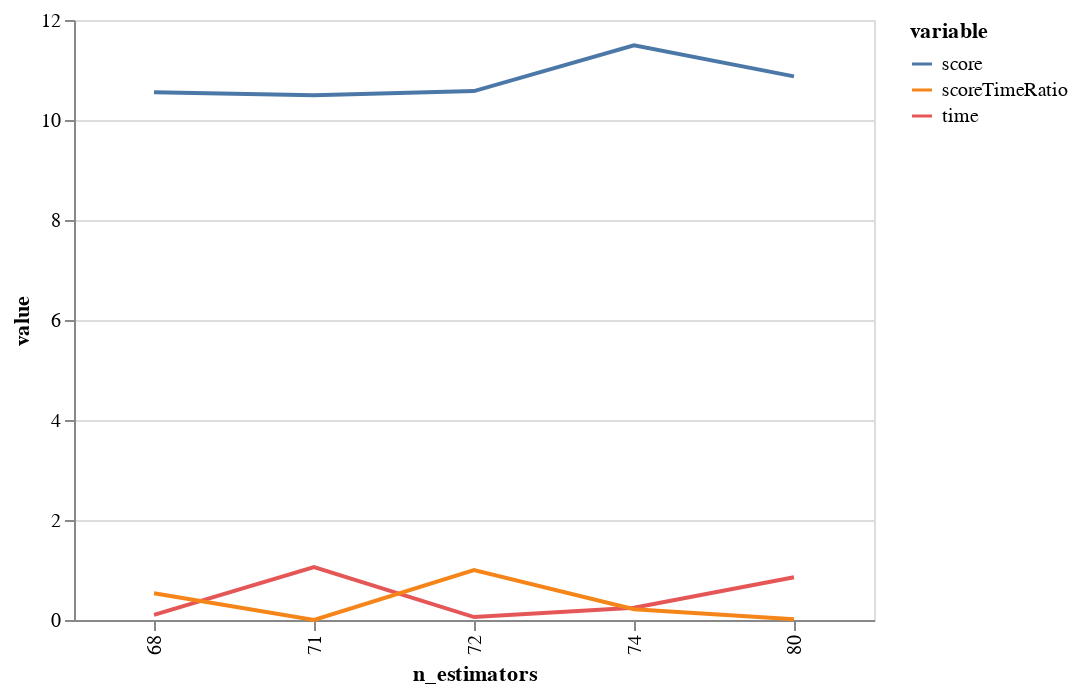

Notebook code for this chart:
### Code cell
bgs.showTimeScoreChartAndGraph(n_estimators)

### Figure 1 — Vega-Lite specification as saved in the notebook (floating-point values rounded to 4 significant figures)
{"$schema": "https://vega.github.io/schema/vega-lite/v2.6.0.json", "config": {"view": {"height": 300, "width": 400}}, "data": {"name": "data-cec47bc9b48ae03497caae2e1a4f0b8c"}, "datasets": {"data-cec47bc9b48ae03497caae2e1a4f0b8c": [{"n_estimators": 68, "value": 10.55, "variable": "score"}, {"n_estimators": 80, "value": 10.87, "variable": "score"}, {"n_estimators": 74, "value": 11.49, "variable": "score"}, {"n_estimators": 71, "value": 10.49, "variable": "score"}, {"n_estimators": 72, "value": 10.58, "variable": "score"}, {"n_estimators": 68, "value": 0.1036, "variable": "time"}, {"n_estimators": 80, "value": 0.8546, "variable": "time"}, {"n_estimators": 74, "value": 0.2448, "variable": "time"}, {"n_estimators": 71, "value": 1.058, "variable": "time"}, {"n_estimators": 72, "value": 0.05819, "variable": "time"}, {"n_estimators": 68, "value": 0.535, "variable": "scoreTimeRatio"}, {"n_estimators": 80, "value": 0.01633, "variable": "scoreTimeRatio"}, {"n_estimators": 74, "value": 0.2154, "variable": "scoreTimeRatio"}, {"n_estimators": 71, "value": 0, "variable": "scoreTimeRatio"}, {"n_estimators": 72, "value": 1, "variable": "scoreTimeRatio"}]}, "encoding": {"color": {"field": "variable", "type": "nominal"}, "x": {"field": "n_estimators", "type": "ordinal"}, "y": {"field": "value", "type": "quantitative"}}, "mark": "line", "width": 400}
